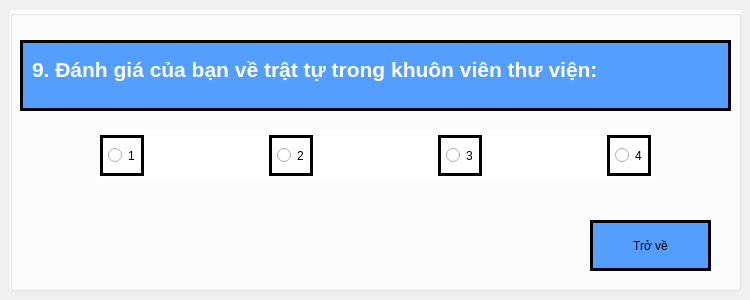
   <widget class="QWidget" name="page_8">
    <widget class="QGroupBox" name="groupBox_10">
     <property name="geometry">
      <rect>
       <x>10</x>
       <y>10</y>
       <width>731</width>
       <height>281</height>
      </rect>
     </property>
     <property name="styleSheet">
      <string notr="true">background-color: #ffffff;</string>
     </property>
     <property name="title">
      <string/>
     </property>
     <widget class="QTextBrowser" name="textBrowser_14">
      <property name="geometry">
       <rect>
        <x>10</x>
        <y>30</y>
        <width>711</width>
        <height>71</height>
       </rect>
      </property>
      <property name="styleSheet">
       <string notr="true">background-color: #549eff;
padding: 10px 5px;
border: 3px solid black;</string>
      </property>
      <property name="html">
       <string>&lt;!DOCTYPE HTML PUBLIC &quot;-//W3C//DTD HTML 4.0//EN&quot; &quot;http://www.w3.org/TR/REC-html40/strict.dtd&quot;&gt;
&lt;html&gt;&lt;head&gt;&lt;meta name=&quot;qrichtext&quot; content=&quot;1&quot; /&gt;&lt;style type=&quot;text/css&quot;&gt;
p, li { white-space: pre-wrap; }
&lt;/style&gt;&lt;/head&gt;&lt;body style=&quot; font-family:'PibotoLt'; font-size:8pt; font-weight:400; font-style:normal;&quot;&gt;
&lt;p style=&quot; margin-top:0px; margin-bottom:0px; margin-left:0px; margin-right:0px; -qt-block-indent:0; text-indent:0px;&quot;&gt;&lt;span style=&quot; font-size:16pt; font-weight:600; color:#ffffff;&quot;&gt;9. Đánh giá của bạn về trật tự trong khuôn viên thư viện:&lt;/span&gt;&lt;/p&gt;&lt;/body&gt;&lt;/html&gt;</string>
      </property>
     </widget>
     <widget class="QPushButton" name="next_5">
      <property name="geometry">
       <rect>
        <x>580</x>
        <y>210</y>
        <width>121</width>
        <height>51</height>
       </rect>
      </property>
      <property name="styleSheet">
       <string notr="true">background-color: #549eff;
font: 75 italic 12pt &quot;Sans&quot;;
padding: 10px 5px;
border: 3px solid black;
</string>
      </property>
      <property name="text">
       <string>Trở về</string>
      </property>
     </widget>
     <widget class="QWidget" name="layoutWidget_9">
      <property name="geometry">
       <rect>
        <x>90</x>
        <y>120</y>
        <width>551</width>
        <height>51</height>
       </rect>
      </property>
      <layout class="QHBoxLayout" name="horizontalLayout_9">
       <item>
        <widget class="QRadioButton" name="ra1_13">
         <property name="styleSheet">
          <string notr="true">font: 75 italic 12pt &quot;Sans&quot;;
padding: 10px 5px;
border: 3px solid black;</string>
         </property>
         <property name="text">
          <string>1</string>
         </property>
        </widget>
       </item>
       <item>
        <spacer name="horizontalSpacer_25">
         <property name="orientation">
          <enum>Qt::Horizontal</enum>
         </property>
         <property name="sizeHint" stdset="0">
          <size>
           <width>40</width>
           <height>20</height>
          </size>
         </property>
        </spacer>
       </item>
       <item>
        <widget class="QRadioButton" name="ra1_14">
         <property name="styleSheet">
          <string notr="true">font: 75 italic 12pt &quot;Sans&quot;;
padding: 10px 5px;
border: 3px solid black;
</string>
         </property>
         <property name="text">
          <string>2</string>
         </property>
        </widget>
       </item>
       <item>
        <spacer name="horizontalSpacer_26">
         <property name="orientation">
          <enum>Qt::Horizontal</enum>
         </property>
         <property name="sizeHint" stdset="0">
          <size>
           <width>40</width>
           <height>20</height>
          </size>
         </property>
        </spacer>
       </item>
       <item>
        <widget class="QRadioButton" name="ra1_15">
         <property name="styleSheet">
          <string notr="true">font: 75 italic 12pt &quot;Sans&quot;;
padding: 10px 5px;
border: 3px solid black;
</string>
         </property>
         <property name="text">
          <string>3</string>
         </property>
        </widget>
       </item>
       <item>
        <spacer name="horizontalSpacer_27">
         <property name="orientation">
          <enum>Qt::Horizontal</enum>
         </property>
         <property name="sizeHint" stdset="0">
          <size>
           <width>40</width>
           <height>20</height>
          </size>
         </property>
        </spacer>
       </item>
       <item>
        <widget class="QRadioButton" name="ra1_16">
         <property name="styleSheet">
          <string notr="true">font: 75 italic 12pt &quot;Sans&quot;;
padding: 10px 5px;
border: 3px solid black;</string>
         </property>
         <property name="text">
          <string>4</string>
         </property>
        </widget>
       </item>
      </layout>
     </widget>
    </widget>
   </widget>
